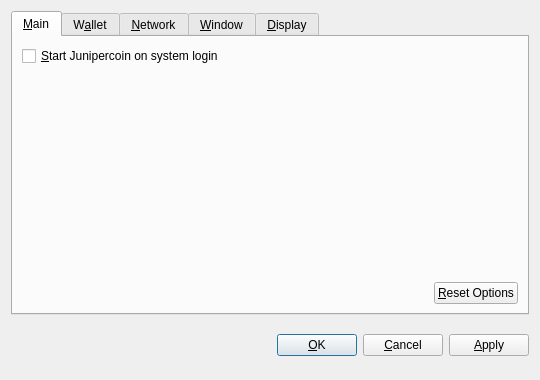
<?xml version="1.0" encoding="UTF-8"?>
<ui version="4.0">
 <class>OptionsDialog</class>
 <widget class="QDialog" name="OptionsDialog">
  <property name="geometry">
   <rect>
    <x>0</x>
    <y>0</y>
    <width>540</width>
    <height>380</height>
   </rect>
  </property>
  <property name="windowTitle">
   <string>Options</string>
  </property>
  <property name="modal">
   <bool>true</bool>
  </property>
  <layout class="QVBoxLayout" name="verticalLayout">
   <item>
    <widget class="QTabWidget" name="tabWidget">
     <property name="tabPosition">
      <enum>QTabWidget::North</enum>
     </property>
     <property name="currentIndex">
      <number>0</number>
     </property>
     <widget class="QWidget" name="tabMain">
      <attribute name="title">
       <string>&amp;Main</string>
      </attribute>
      <layout class="QVBoxLayout" name="verticalLayout_Main">
       <item>
        <widget class="QCheckBox" name="bitcoinAtStartup">
         <property name="toolTip">
          <string>Automatically start Junipercoin after logging in to the system.</string>
         </property>
         <property name="text">
          <string>&amp;Start Junipercoin on system login</string>
         </property>
        </widget>
       </item>
       <item>
        <spacer name="verticalSpacer_Main">
         <property name="orientation">
          <enum>Qt::Vertical</enum>
         </property>
         <property name="sizeHint" stdset="0">
          <size>
           <width>20</width>
           <height>40</height>
          </size>
         </property>
        </spacer>
       </item>
       <item>
        <layout class="QHBoxLayout" name="horizontalLayout_2_Main">
         <item>
          <spacer name="horizontalSpacer_2_Main">
           <property name="orientation">
            <enum>Qt::Horizontal</enum>
           </property>
           <property name="sizeHint" stdset="0">
            <size>
             <width>40</width>
             <height>20</height>
            </size>
           </property>
          </spacer>
         </item>
         <item>
          <widget class="QPushButton" name="resetButton">
           <property name="toolTip">
            <string>Reset all client options to default.</string>
           </property>
           <property name="text">
            <string>&amp;Reset Options</string>
           </property>
           <property name="autoDefault">
            <bool>false</bool>
           </property>
          </widget>
         </item>
        </layout>
       </item>
      </layout>
     </widget>
     <widget class="QWidget" name="tabWallet">
      <attribute name="title">
       <string>W&amp;allet</string>
      </attribute>
      <layout class="QVBoxLayout" name="verticalLayout_Network">
       <item>
        <widget class="QLabel" name="transactionFeeInfoLabel">
         <property name="text">
          <string>Optional transaction fee per kB that helps make sure your transactions are processed quickly. Most transactions are 1 kB.</string>
         </property>
         <property name="textFormat">
          <enum>Qt::PlainText</enum>
         </property>
         <property name="wordWrap">
          <bool>true</bool>
         </property>
        </widget>
       </item>
       <item>
        <layout class="QHBoxLayout" name="horizontalLayout_1_Main">
         <item>
          <widget class="QLabel" name="transactionFeeLabel">
           <property name="text">
            <string>Pay transaction &amp;fee</string>
           </property>
           <property name="textFormat">
            <enum>Qt::PlainText</enum>
           </property>
           <property name="buddy">
            <cstring>transactionFee</cstring>
           </property>
          </widget>
         </item>
         <item>
          <widget class="BitcoinAmountField" name="transactionFee"/>
         </item>
         <item>
          <spacer name="horizontalSpacer_1_Main">
           <property name="orientation">
            <enum>Qt::Horizontal</enum>
           </property>
           <property name="sizeHint" stdset="0">
            <size>
             <width>40</width>
             <height>20</height>
            </size>
           </property>
          </spacer>
         </item>
        </layout>
       </item>
       <item>
        <widget class="QLabel" name="label">
         <property name="text">
          <string>If you disable the spending of unconfirmed change, the change from a transaction cannot be used until that transaction has at least one confirmation. This also affects how your balance is computed.</string>
         </property>
         <property name="wordWrap">
          <bool>true</bool>
         </property>
        </widget>
       </item>
       <item>
        <widget class="QCheckBox" name="spendZeroConfChange">
         <property name="text">
          <string>Spend unconfirmed change  (experts only)</string>
         </property>
        </widget>
       </item>
       <item>
        <spacer name="verticalSpacer">
         <property name="orientation">
          <enum>Qt::Vertical</enum>
         </property>
         <property name="sizeHint" stdset="0">
          <size>
           <width>20</width>
           <height>40</height>
          </size>
         </property>
        </spacer>
       </item>
      </layout>
     </widget>
     <widget class="QWidget" name="tabNetwork">
      <attribute name="title">
       <string>&amp;Network</string>
      </attribute>
      <layout class="QVBoxLayout" name="verticalLayout_Network">
       <item>
        <widget class="QCheckBox" name="mapPortUpnp">
         <property name="toolTip">
          <string>Automatically open the Junipercoin client port on the router. This only works when your router supports UPnP and it is enabled.</string>
         </property>
         <property name="text">
          <string>Map port using &amp;UPnP</string>
         </property>
        </widget>
       </item>
       <item>
        <widget class="QCheckBox" name="connectSocks">
         <property name="toolTip">
          <string>Connect to the Junipercoin network through a SOCKS proxy (e.g. when connecting through Tor).</string>
         </property>
         <property name="text">
          <string>&amp;Connect through SOCKS proxy:</string>
         </property>
        </widget>
       </item>
       <item>
        <layout class="QHBoxLayout" name="horizontalLayout_Network">
         <item>
          <widget class="QLabel" name="proxyIpLabel">
           <property name="text">
            <string>Proxy &amp;IP:</string>
           </property>
           <property name="textFormat">
            <enum>Qt::PlainText</enum>
           </property>
           <property name="buddy">
            <cstring>proxyIp</cstring>
           </property>
          </widget>
         </item>
         <item>
          <widget class="QValidatedLineEdit" name="proxyIp">
           <property name="maximumSize">
            <size>
             <width>140</width>
             <height>16777215</height>
            </size>
           </property>
           <property name="toolTip">
            <string>IP address of the proxy (e.g. 127.0.0.1)</string>
           </property>
          </widget>
         </item>
         <item>
          <widget class="QLabel" name="proxyPortLabel">
           <property name="text">
            <string>&amp;Port:</string>
           </property>
           <property name="textFormat">
            <enum>Qt::PlainText</enum>
           </property>
           <property name="buddy">
            <cstring>proxyPort</cstring>
           </property>
          </widget>
         </item>
         <item>
          <widget class="QLineEdit" name="proxyPort">
           <property name="maximumSize">
            <size>
             <width>55</width>
             <height>16777215</height>
            </size>
           </property>
           <property name="toolTip">
            <string>Port of the proxy (e.g. 9050)</string>
           </property>
          </widget>
         </item>
         <item>
          <widget class="QLabel" name="socksVersionLabel">
           <property name="text">
            <string>SOCKS &amp;Version:</string>
           </property>
           <property name="textFormat">
            <enum>Qt::PlainText</enum>
           </property>
           <property name="buddy">
            <cstring>socksVersion</cstring>
           </property>
          </widget>
         </item>
         <item>
          <widget class="QValueComboBox" name="socksVersion">
           <property name="toolTip">
            <string>SOCKS version of the proxy (e.g. 5)</string>
           </property>
          </widget>
         </item>
         <item>
          <spacer name="horizontalSpacer_Network">
           <property name="orientation">
            <enum>Qt::Horizontal</enum>
           </property>
           <property name="sizeHint" stdset="0">
            <size>
             <width>40</width>
             <height>20</height>
            </size>
           </property>
          </spacer>
         </item>
        </layout>
       </item>
       <item>
        <spacer name="verticalSpacer_Network">
         <property name="orientation">
          <enum>Qt::Vertical</enum>
         </property>
         <property name="sizeHint" stdset="0">
          <size>
           <width>20</width>
           <height>40</height>
          </size>
         </property>
        </spacer>
       </item>
      </layout>
     </widget>
     <widget class="QWidget" name="tabWindow">
      <attribute name="title">
       <string>&amp;Window</string>
      </attribute>
      <layout class="QVBoxLayout" name="verticalLayout_Window">
       <item>
        <widget class="QCheckBox" name="minimizeToTray">
         <property name="toolTip">
          <string>Show only a tray icon after minimizing the window.</string>
         </property>
         <property name="text">
          <string>&amp;Minimize to the tray instead of the taskbar</string>
         </property>
        </widget>
       </item>
       <item>
        <widget class="QCheckBox" name="minimizeOnClose">
         <property name="toolTip">
          <string>Minimize instead of exit the application when the window is closed. When this option is enabled, the application will be closed only after selecting Quit in the menu.</string>
         </property>
         <property name="text">
          <string>M&amp;inimize on close</string>
         </property>
        </widget>
       </item>
       <item>
        <spacer name="verticalSpacer_Window">
         <property name="orientation">
          <enum>Qt::Vertical</enum>
         </property>
         <property name="sizeHint" stdset="0">
          <size>
           <width>20</width>
           <height>40</height>
          </size>
         </property>
        </spacer>
       </item>
      </layout>
     </widget>
     <widget class="QWidget" name="tabDisplay">
      <attribute name="title">
       <string>&amp;Display</string>
      </attribute>
      <layout class="QVBoxLayout" name="verticalLayout_Display">
       <item>
        <layout class="QHBoxLayout" name="horizontalLayout_1_Display">
         <item>
          <widget class="QLabel" name="langLabel">
           <property name="text">
            <string>User Interface &amp;language:</string>
           </property>
           <property name="textFormat">
            <enum>Qt::PlainText</enum>
           </property>
           <property name="buddy">
            <cstring>lang</cstring>
           </property>
          </widget>
         </item>
         <item>
          <widget class="QValueComboBox" name="lang">
           <property name="toolTip">
            <string>The user interface language can be set here. This setting will take effect after restarting Junipercoin.</string>
           </property>
          </widget>
         </item>
        </layout>
       </item>
       <item>
        <layout class="QHBoxLayout" name="horizontalLayout_2_Display">
         <item>
          <widget class="QLabel" name="unitLabel">
           <property name="text">
            <string>&amp;Unit to show amounts in:</string>
           </property>
           <property name="textFormat">
            <enum>Qt::PlainText</enum>
           </property>
           <property name="buddy">
            <cstring>unit</cstring>
           </property>
          </widget>
         </item>
         <item>
          <widget class="QValueComboBox" name="unit">
           <property name="toolTip">
            <string>Choose the default subdivision unit to show in the interface and when sending coins.</string>
           </property>
          </widget>
         </item>
        </layout>
       </item>
       <item>
        <widget class="QCheckBox" name="displayAddresses">
         <property name="toolTip">
          <string>Whether to show Junipercoin addresses in the transaction list or not.</string>
         </property>
         <property name="text">
          <string>&amp;Display addresses in transaction list</string>
         </property>
        </widget>
       </item>
       <item>
        <widget class="QCheckBox" name="coinControlFeatures">
         <property name="toolTip">
          <string>Whether to show coin control features or not.</string>
         </property>
         <property name="text">
          <string>Display coin &amp;control features (experts only!)</string>
         </property>
        </widget>
       </item>
       <item>
        <spacer name="verticalSpacer_Display">
         <property name="orientation">
          <enum>Qt::Vertical</enum>
         </property>
         <property name="sizeHint" stdset="0">
          <size>
           <width>20</width>
           <height>40</height>
          </size>
         </property>
        </spacer>
       </item>
      </layout>
     </widget>
    </widget>
   </item>
   <item>
    <layout class="QHBoxLayout" name="horizontalLayout_Buttons">
     <item>
      <spacer name="horizontalSpacer_1">
       <property name="orientation">
        <enum>Qt::Horizontal</enum>
       </property>
       <property name="sizeHint" stdset="0">
        <size>
         <width>40</width>
         <height>48</height>
        </size>
       </property>
      </spacer>
     </item>
     <item>
      <widget class="QLabel" name="statusLabel">
       <property name="font">
        <font>
         <weight>75</weight>
         <bold>true</bold>
        </font>
       </property>
       <property name="text">
        <string/>
       </property>
       <property name="textFormat">
        <enum>Qt::PlainText</enum>
       </property>
       <property name="wordWrap">
        <bool>true</bool>
       </property>
      </widget>
     </item>
     <item>
      <spacer name="horizontalSpacer_2">
       <property name="orientation">
        <enum>Qt::Horizontal</enum>
       </property>
       <property name="sizeHint" stdset="0">
        <size>
         <width>40</width>
         <height>48</height>
        </size>
       </property>
      </spacer>
     </item>
     <item>
      <widget class="QPushButton" name="okButton">
       <property name="text">
        <string>&amp;OK</string>
       </property>
      </widget>
     </item>
     <item>
      <widget class="QPushButton" name="cancelButton">
       <property name="text">
        <string>&amp;Cancel</string>
       </property>
       <property name="autoDefault">
        <bool>false</bool>
       </property>
      </widget>
     </item>
     <item>
      <widget class="QPushButton" name="applyButton">
       <property name="text">
        <string>&amp;Apply</string>
       </property>
       <property name="autoDefault">
        <bool>false</bool>
       </property>
      </widget>
     </item>
    </layout>
   </item>
  </layout>
 </widget>
 <customwidgets>
  <customwidget>
   <class>BitcoinAmountField</class>
   <extends>QSpinBox</extends>
   <header>bitcoinamountfield.h</header>
  </customwidget>
  <customwidget>
   <class>QValueComboBox</class>
   <extends>QComboBox</extends>
   <header>qvaluecombobox.h</header>
  </customwidget>
  <customwidget>
   <class>QValidatedLineEdit</class>
   <extends>QLineEdit</extends>
   <header>qvalidatedlineedit.h</header>
  </customwidget>
 </customwidgets>
 <resources/>
 <connections/>
</ui>
